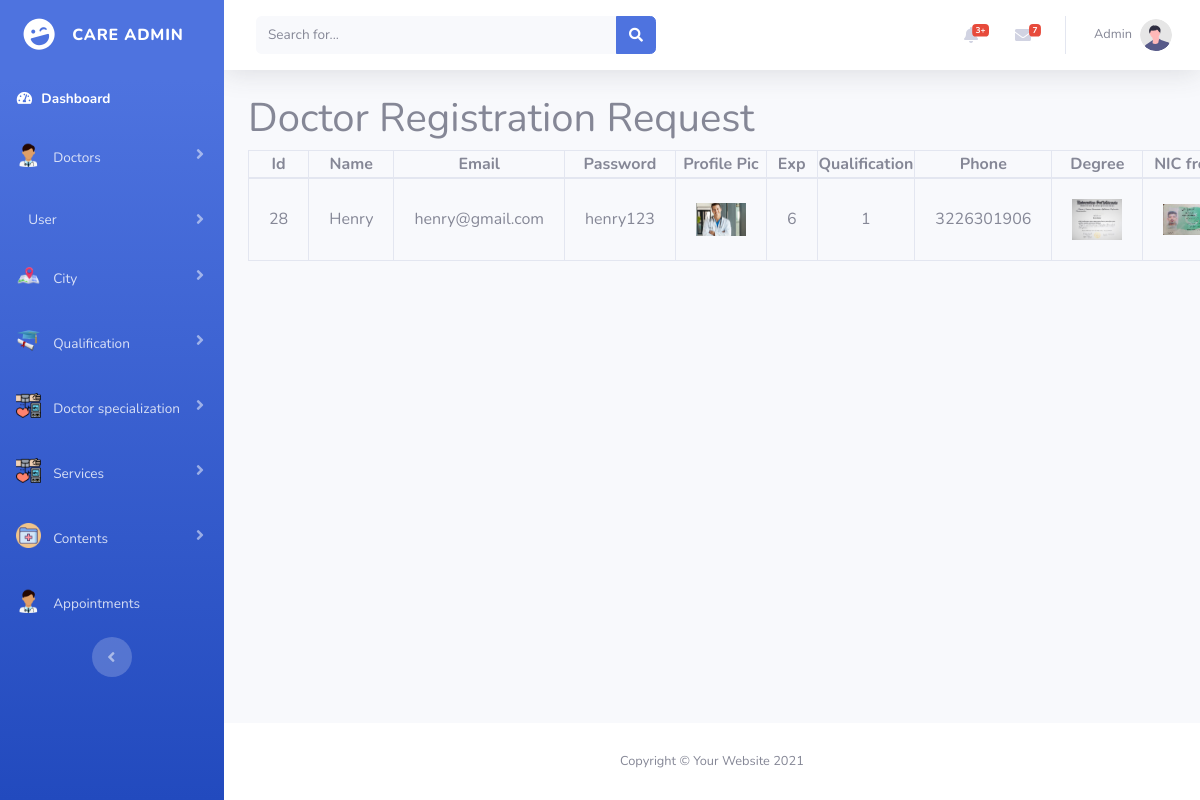
/admin/doctor_request.php (signed in), run on an earlier commit of the app's database.
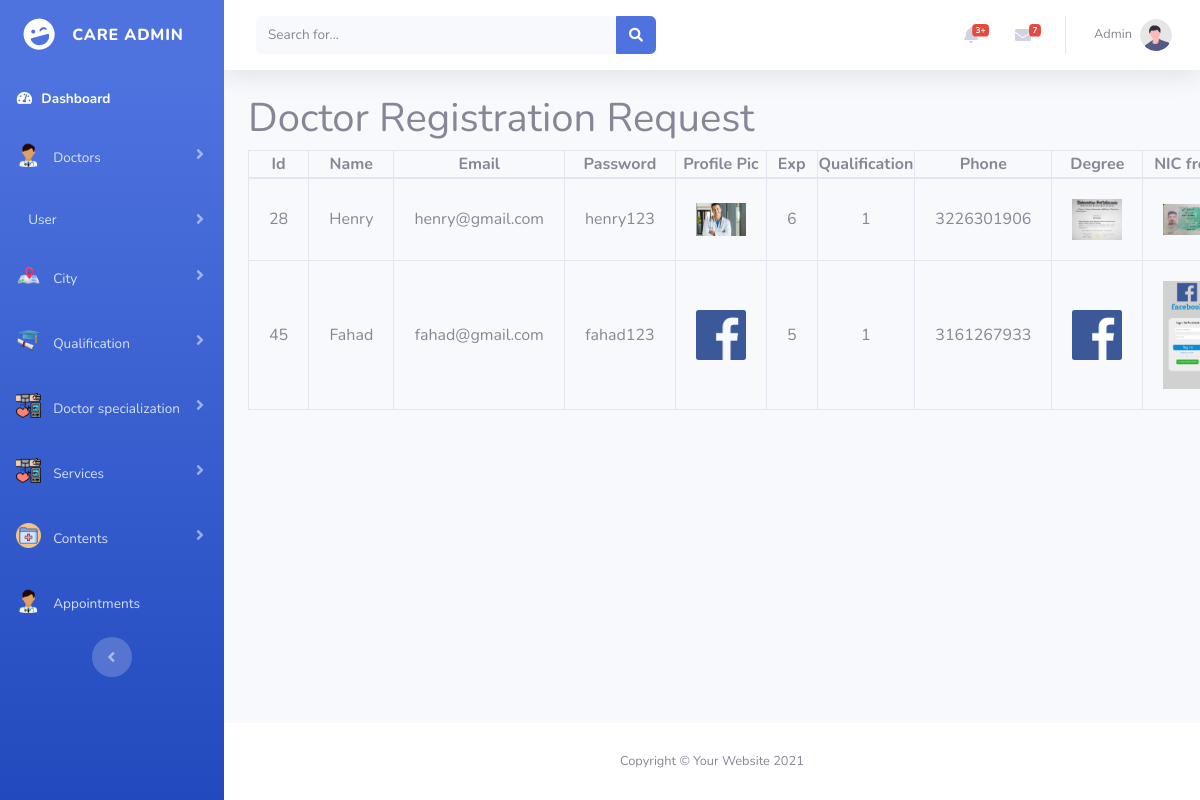
And on a later commit of the database.
### tables this page shows
CREATE TABLE `doctors` (
  `doctor_id` int(11) NOT NULL,
  `doctor_name` varchar(100) NOT NULL,
  `doctor_email` varchar(100) NOT NULL,
  `doctor_password` varchar(100) NOT NULL,
  `doctor_pic` varchar(500) NOT NULL,
  `doctor_exp` int(11) NOT NULL,
  `doctor_qualification` varchar(100) NOT NULL,
  `doctor_contact` bigint(20) NOT NULL,
  `doctor_degree_pic` varchar(500) NOT NULL,
  `doctor_nic_front_pic` varchar(100) NOT NULL,
  `doctor_nic_back_pic` varchar(100) NOT NULL,
  `doctor_city` int(11) NOT NULL,
  `doctor_whatsapp` bigint(20) NOT NULL,
  `doctor_gender` varchar(100) NOT NULL,
  `status` varchar(50) NOT NULL,
  `doctor_specialization` int(11) NOT NULL
);

### admin/doctor_request.php (the view, shortened to what this page needs)
<?php
include("connection.php");
$select_doctor_query = "SELECT * FROM `doctors` where status = ' ' ";
$run_select_doctor_query = mysqli_query($connection, $select_doctor_query);
?>
<!DOCTYPE html>
<html lang="en">
<head>
    <link href="vendor/fontawesome-free/css/all.min.css" rel="stylesheet" type="text/css">
    <link href="https://cdn.jsdelivr.net/npm/bootstrap@5.0.2/dist/css/bootstrap.min.css" rel="stylesheet"
>
    <link href="css/sb-admin-2.min.css" rel="stylesheet">
</head>
<body id="page-top">
    <div id="wrapper">
        <?php include 'sidebar.php';?>
        <div id="content-wrapper" class="d-flex flex-column">
            <div id="content">
                <?php include 'topbar.php';?>
                <div class="container" style="overflow-x: auto;">
                        <h1>Doctor Registration Request </h1>
                        <table class="table-bordered w-100 text-center w-100" >
                            <thead>
                                <th>Id</th>
                                <th>Name</th>
                                <th>Email</th>
                                <th>Password</th>
                                <th>Profile Pic</th>
                                <th>Exp</th>
                                <th>Qualification</th>
                                <th>Phone</th>
                                <th>Degree</th>
                                <th>NIC front</th>
                            </thead>
                            <tbody>
                                <?php while($row_doctor = mysqli_fetch_array($run_select_doctor_query)){?>
                              <tr>
                                        <td><?php echo $row_doctor['doctor_id']; ?></td>
                                        <td><?php echo $row_doctor['doctor_name']; ?></td>
                                        <td><?php echo $row_doctor['doctor_email']; ?></td>
                                        <td><?php echo $row_doctor['doctor_password']; ?></td>
                                        <td><img width="50" src="<?php echo $row_doctor['doctor_pic']; ?>" alt=""></td>
                                        <td><?php echo $row_doctor['doctor_exp']; ?></td>
                                        <td><?php echo $row_doctor['doctor_qualification']; ?></td>
                                        <td><?php echo $row_doctor['doctor_contact']; ?></td>
                                        <td><img width="50" src="<?php echo $row_doctor['doctor_degree_pic']; ?>" alt=""></td>
                                        <td><img width="50" src="<?php echo $row_doctor['doctor_nic_front_pic']; ?>" alt=""></td>
                              </tr>
                                <?php } ?>
                            </tbody>
                        </table>
                </div>
            </div>
            <?php include 'footer.php' ?>
        </div>
    </div>
</body>
</html>

### admin/sidebar.php (shortened to what this page needs)
<ul class="navbar-nav bg-gradient-primary sidebar sidebar-dark accordion" id="accordionSidebar">
    <a class="sidebar-brand d-flex align-items-center justify-content-center" href="index.html">
        <div class="sidebar-brand-icon rotate-n-15">
            <i class="fas fa-laugh-wink"></i>
        </div>
        <div class="sidebar-brand-text mx-3">Care Admin</div>
    </a>
    <li class="nav-item active">
        <a class="nav-link" href="index.html">
            <i class="fas fa-fw fa-tachometer-alt"></i>
            <span>Dashboard</span></a>
    </li>
    <li class="nav-item">
        <a class="nav-link collapsed" href="#" data-toggle="collapse" data-target="#collapseTwo"
            aria-expanded="true" aria-controls="collapseTwo">
            <img src="images/Doctor-Icon.png" alt="" width="25" class="pb-2 me-2">
            <span>Doctors</span>
        </a>
    </li>
    <li class="nav-item">
        <a class="nav-link collapsed" href="#" data-toggle="collapse" data-target="#collapseUtilities"
            aria-expanded="true" aria-controls="collapseUtilities">
            <span>User</span>
        </a>
    </li>
    <li class="nav-item">
        <a class="nav-link collapsed" href="#" data-toggle="collapse" data-target="#collapsePages"
            aria-expanded="true" aria-controls="collapsePages">
            <img src="images/city-icon.png" alt="" width="25" class="pb-2 me-2">
            <span>City</span>
        </a>
    </li>
    <li class="nav-item">
        <a class="nav-link collapsed" href="#" data-toggle="collapse" data-target="#collapsePages6"
            aria-expanded="true" aria-controls="collapsePages">
            <img src="images/Qualification-icon.png" alt="" width="25" class="pb-2 me-2">
            <span>Qualification</span>
        </a>
    </li>
    <li class="nav-item">
        <a class="nav-link collapsed" href="#" data-toggle="collapse" data-target="#collapsePages2"
            aria-expanded="true" aria-controls="collapsePages">
            <img src="images/category-icon.png" alt="" width="25" class="pb-2 me-2">
            <span>Doctor specialization</span>
        </a>
    </li>
    <li class="nav-item">
        <a class="nav-link collapsed" href="#" data-toggle="collapse" data-target="#collapsePages9"
            aria-expanded="true" aria-controls="collapsePages">
            <img src="images/category-icon.png" alt="" width="25" class="pb-2 me-2">
            <span>Services</span>
        </a>
    </li>
    <li class="nav-item">
        <a class="nav-link collapsed" href="#" data-toggle="collapse" data-target="#collapsePages3"
            aria-expanded="true" aria-controls="collapsePages">
            <img src="images/content-icon.png" alt="" width="25" class="pb-2 me-2">
            <span>Contents</span>
        </a>
    </li>
    <li class="nav-item">
        <a class="nav-link" href="view_appointments.php">
            <img src="images/Doctor-Icon.png" alt="" width="25" class="pb-2 me-2">
            <span>Appointments</span>
        </a>
    </li>
    <div class="text-center d-none d-md-inline">
        <button class="rounded-circle border-0" id="sidebarToggle"></button>
    </div>
</ul>

### admin/topbar.php (shortened to what this page needs)
<nav class="navbar navbar-expand navbar-light bg-white topbar mb-4 static-top shadow">
    <form
        class="d-none d-sm-inline-block form-inline mr-auto ml-md-3 my-2 my-md-0 mw-100 navbar-search">
        <div class="input-group">
            <input type="text" class="form-control bg-light border-0 small" placeholder="Search for..."
                aria-label="Search" aria-describedby="basic-addon2">
            <div class="input-group-append">
                <button class="btn btn-primary" type="button">
                    <i class="fas fa-search fa-sm"></i>
                </button>
            </div>
        </div>
    </form>
    <ul class="navbar-nav ml-auto">
        <li class="nav-item dropdown no-arrow mx-1">
            <a class="nav-link dropdown-toggle" href="#" id="alertsDropdown" role="button"
                data-toggle="dropdown" aria-haspopup="true" aria-expanded="false">
                <i class="fas fa-bell fa-fw"></i>
                <span class="badge badge-danger badge-counter">3+</span>
            </a>
        </li>
        <li class="nav-item dropdown no-arrow mx-1">
            <a class="nav-link dropdown-toggle" href="#" id="messagesDropdown" role="button"
                data-toggle="dropdown" aria-haspopup="true" aria-expanded="false">
                <i class="fas fa-envelope fa-fw"></i>
                <span class="badge badge-danger badge-counter">7</span>
            </a>
        </li>
        <li class="nav-item dropdown no-arrow">
            <a class="nav-link dropdown-toggle" href="#" id="userDropdown" role="button"
                data-toggle="dropdown" aria-haspopup="true" aria-expanded="false">
                <span class="mr-2 d-none d-lg-inline text-gray-600 small">Admin</span>
                <img class="img-profile rounded-circle"
                    src="img/undraw_profile.svg">
            </a>
        </li>
    </ul>
</nav>

### admin/footer.php
<footer class="sticky-footer bg-white">
    <div class="container my-auto">
        <div class="copyright text-center my-auto">
            <span>Copyright &copy; Your Website 2021</span>
        </div>
    </div>
</footer>

### admin/doctor_request.php (style rules this page uses)
td { padding: 20px; }

What changed in the data, as far as the page shows it:
added doctors: doctor_id "45", doctor_name "Fahad", doctor_email "fahad@gmail.com", doctor_password "fahad123", doctor_pic (picture), doctor_exp "5", doctor_qualification "1", doctor_contact "3161267933", doctor_degree_pic (picture), doctor_nic_front_pic (picture)
